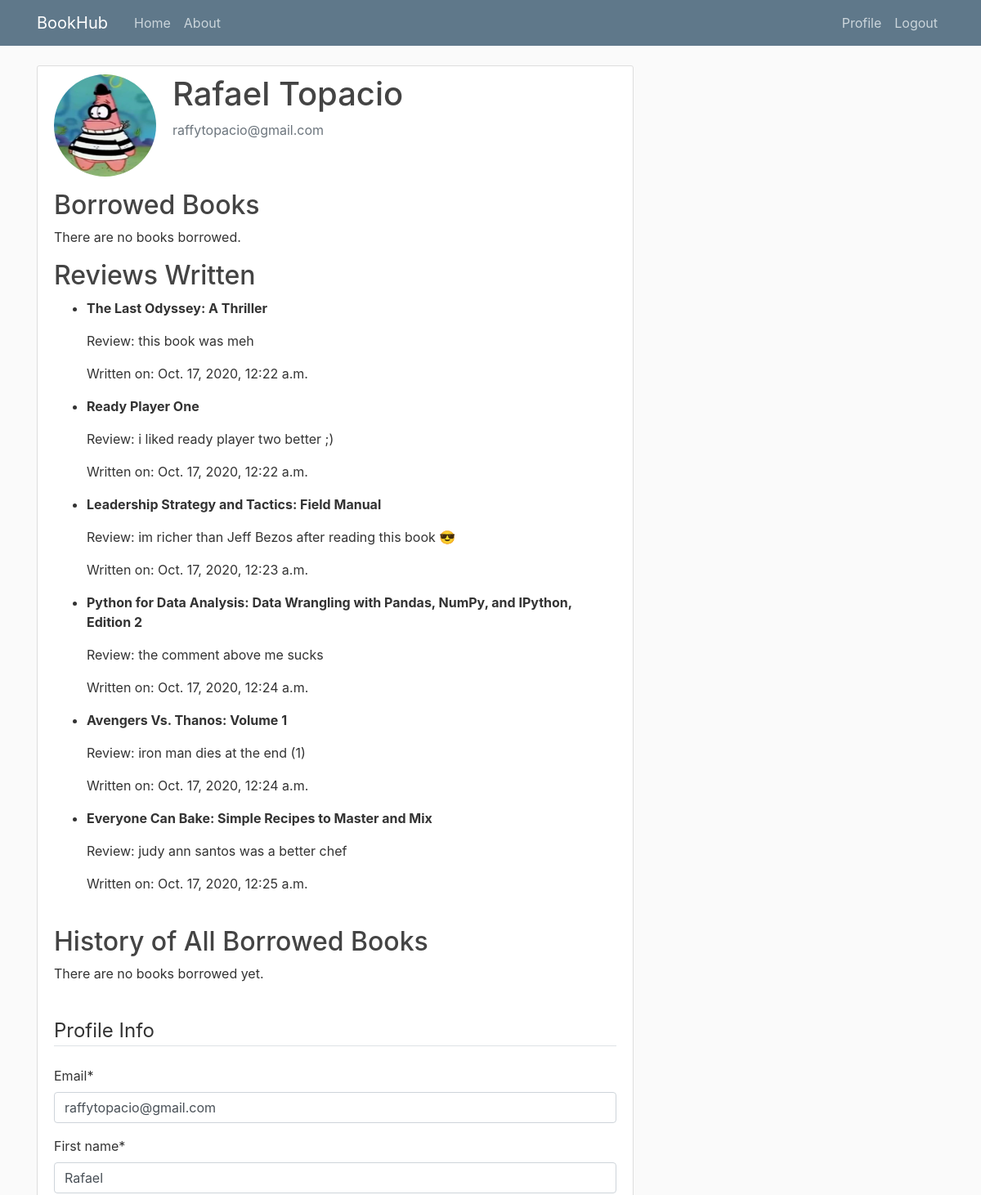
The app's page /profile/ (signed in, upper part), older data.
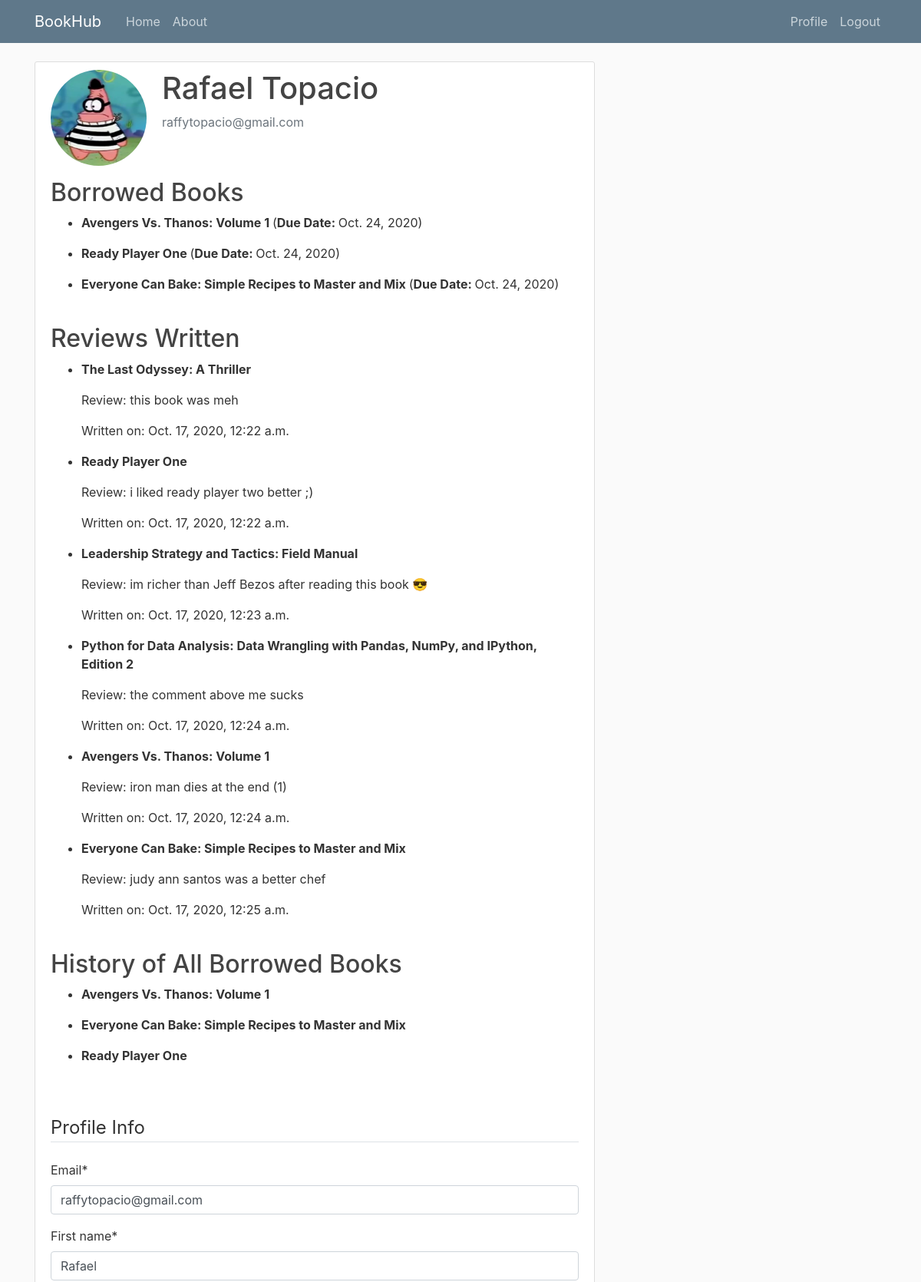
The same page, newer data.
### library_website/models.py (models this page shows, shortened)
class Comment(models.Model):
	id = models.UUIDField(primary_key=True, default=uuid.uuid4, help_text='Unique ID')
	book = models.ForeignKey('Book', on_delete=models.CASCADE, related_name='reviews')
	user = models.ForeignKey(User, on_delete=models.CASCADE, null=True)
	comment = models.TextField(default = '', max_length = 3000, help_text='Enter your review of the book')
	created_on = models.DateTimeField(auto_now_add=True)
	class Meta:
		ordering = ['created_on']

class Book(models.Model):
	title = models.CharField(max_length = 250)
	author = models.ForeignKey('Author', on_delete=models.CASCADE, null = True) # CASCADE means if a book is deleted, the author won't be deleted
	publisher = models.ForeignKey('Publisher', on_delete=models.CASCADE, null = True)
	year_of_publication = models.CharField('Year of Publication', default='', max_length=4 )
	isbn = models.CharField('ISBN', max_length=13, help_text='13 Character ISBN number')
	dewey = models.CharField('Dewey Decimal System', default='', max_length=3, help_text='3 Digit Call Number based on Book Subject or Genre')
	image = models.ImageField(default='noImage.jpg', upload_to='book_pics', help_text='Upload cover photo of the book')

class BookInstance(models.Model):
	id = models.UUIDField(primary_key=True, default=uuid.uuid4, help_text='Unique ID')
	book = models.ForeignKey('Book', on_delete=models.CASCADE, null=True, help_text='Choose an instance of a book')
	imprint = models.CharField(max_length=200, help_text='Follow this template: Published by [insert author name] on [insert year of publication]')
	due_back = models.DateField(null=True, blank=True, help_text='Follow this template: [YYYY-MM-DD] (Ex.: 2020-04-26) [NOTE: PLEASE LEAVE FIELD AS EMPTY IF THERE IS NO BORROWER]')
	borrower = models.ForeignKey(User, on_delete=models.CASCADE, null=True, blank=True, help_text='[NOTE: PLEASE CHOOSE NULL FIELD IF THERE IS NO BORROWER]')
	@property
	def is_overdue(self):
	    if self.due_back and date.today() > self.due_back:
	        return True
	    return False
	LOAN_STATUS = (
		('a', 'Available'),
		('r', 'Reserved'),
	)
	status = models.CharField(
		max_length=1,
		choices=LOAN_STATUS,
		blank=True,
		default='a',
		help_text='Book availability [NOTE: PLEASE SET TO AVAILABLE IF BOOK IS NOT BORROWED]',
	)
	class Meta:
		ordering = ['due_back']

class HistoryOfBorrowers(models.Model):
	id = models.UUIDField(primary_key=True, default=uuid.uuid4, help_text='Unique ID')
	book = models.ForeignKey('Book', on_delete=models.CASCADE, null=True)
	borrower = models.ForeignKey(User, on_delete=models.CASCADE, null=True, blank=True)

### users/views.py (the view)
# urls.py: path('profile/', user_views.profile,  name='profile'),
@login_required
def profile (request):
	if request.method == 'POST':
		u_form = UserUpdateForm(request.POST, instance = request.user)
		p_form = ProfileUpdateForm(request.POST, request.FILES, instance = request.user.profile)
		if u_form.is_valid() and p_form.is_valid():
			u_form.save()
			p_form.save()
			messages.success(request, f'Your account has been updated!')
			return redirect('profile')
	else:
		u_form = UserUpdateForm(instance = request.user)
		p_form = ProfileUpdateForm(instance = request.user.profile)
	bookinstance_list = BookInstance.objects.filter(borrower=request.user).filter(status__exact='r').order_by('due_back')
	history_list = HistoryOfBorrowers.objects.filter(borrower=request.user)
	comment_list = Comment.objects.filter(user=request.user)
	context = {
		'u_form': u_form,
		'p_form': p_form,
		'bookinstance_list': bookinstance_list,
		'comment_list': comment_list,
		'history_list': history_list,
	}
	return render(request, 'users/profile.html', context)

### users/forms.py
class UserUpdateForm(forms.ModelForm):
	first_name = forms.CharField(max_length=100)
	last_name = forms.CharField(max_length=100)
	email = forms.EmailField()
	class Meta:
		model = User
		fields = ['email', 'first_name', 'last_name']

class ProfileUpdateForm(forms.ModelForm):
	class Meta:
		model = Profile
		fields = ['id_number', 'image']

### library_website/templatetags/restrict_access.py (called while the page is built)
@register.filter(name='has_group')
def has_group(user, BookManager):
    group =  Group.objects.get(name=BookManager)
    return group in user.groups.all()

### users/templates/users/profile.html (shortened to what this page needs)
{% extends "library_website/base.html"%}
{% load crispy_forms_tags %}
{% block content %}
    <div class ="content-section">
    	<div class = "media">
    		<img class ="rounded-circle account-img" src="{{ user.profile.image.url }}">
    		<div class ="media-body">
    			<h2 class="account-heading">{{ user.first_name}} {{ user.last_name }} </h2>
    			<p class="text-secondary">{{ user.email }}</p>
    		</div>
    	</div>
        <h2>Borrowed Books</h2>
        {% if bookinstance_list %}
            <ul>
              {% for bookinst in bookinstance_list %}
              <li class="{% if bookinst.is_overdue %}text-danger{% endif %}">
                <p><strong> {{bookinst.book.title}} </strong>(<strong>Due Date: </strong> {{ bookinst.due_back }}) </p>
              </li>
              {% endfor %}
              <br/>
            </ul>
        {% else %}
          <p>There are no books borrowed.</p>
        {% endif %}
        <h2> Reviews Written</h2>
        {% if comment_list %}
            <ul>
              {% for commentinst in comment_list %}
              <li>
                <p><strong> {{commentinst.book.title}} </strong></p>
                <p> Review: {{commentinst.comment}} </p>
                <p> Written on: {{commentinst.created_on}}</p>
              </li>
              {% endfor %}
              <br/>
            </ul>
        {% else %}
          <p>You have not yet written any reviews on a book.</p>
        {% endif %}
        <h2> History of All Borrowed Books </h2>
        {% if history_list %}
            <ul>
              {% for historyiterator in history_list %}
                  <li>
                    <p><strong> {{historyiterator.book.title}} </strong></p>
                  </li>
              {% endfor %}
              <br/>
            </ul>
        {% else %}
          <p>There are no books borrowed yet.</p>
        {% endif %}
        <br/>
    	<form method="POST" enctype="multipart/form-data">
    		<fieldset class ="form-group">
    			<legend class ="border-bottom mb-4">Profile Info</legend>
    			{{ u_form|crispy }}
    		</fieldset>
    	</form>
    </div>
{% endblock content %}

Row changes from the older to the newer data that the page shows:
now on this page (row edited): BookInstance: book "Avengers Vs. Thanos: Volume 1", due_back "Oct. 24, 2020"
now on this page (row edited): BookInstance: book "Ready Player One", due_back "Oct. 24, 2020"
now on this page (row edited): BookInstance: book "Everyone Can Bake: Simple Recipes to Master and Mix", due_back "Oct. 24, 2020"
added HistoryOfBorrowers: book "Avengers Vs. Thanos: Volume 1"
added HistoryOfBorrowers: book "Everyone Can Bake: Simple Recipes to Master and Mix"
added HistoryOfBorrowers: book "Ready Player One"
Text that changed along with them:
text no longer shown: "There are no books borrowed. There are no books borrowed yet."
